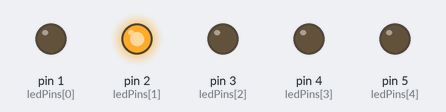
A sketch run on a simulated Arduino Uno, built with avr-gcc and run on an emulated ATmega328P. Parts: output pins drawn as LEDs (lit = HIGH).

Above: at 0.5 s.
At 2.5 s:
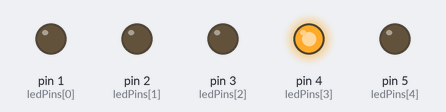
At 4.5 s:
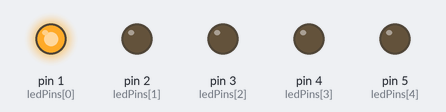
At 6.5 s:
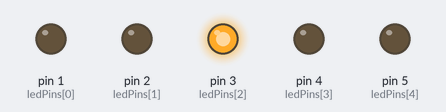
At 8.5 s:
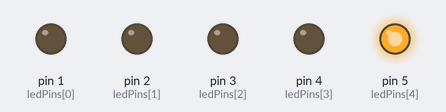
At 11.5 s:
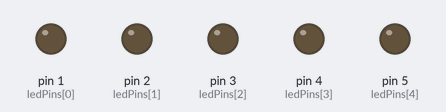
Timing chart, 0 to 13.0 s (numbered marks = the images above):
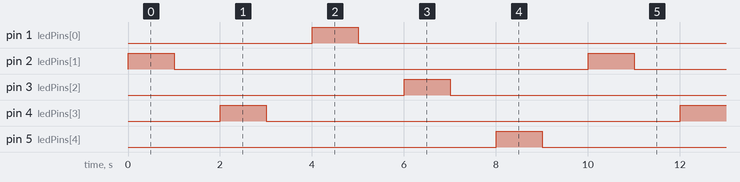

Measured:
- by itself, pin 1 (ledPins[0]), pin 2 (ledPins[1]), pin 3 (ledPins[2]), pin 4 (ledPins[3]), pin 5 (ledPins[4]): alternates HIGH for 1.0 s and LOW for 9.0 s
- by itself, everything shown: repeats every 10.0 s, in 10 steps

The sketch:

lab2.ino.ino
```cpp
const int ledPins[] = {1, 2, 3, 4, 5};
const int numLeds = 5;

void setup() {
  for(int i = 0; i < numLeds; i++) {
    pinMode(ledPins[i], OUTPUT);
  }
}

void loop() {

  for(int i = 0; i < numLeds; i++) {
    if((i + 1) % 2 == 0) {
      digitalWrite(ledPins[i], HIGH);
      delay(1000);
      digitalWrite(ledPins[i], LOW);
      delay(1000);
    }
  }


  for(int i = 0; i < numLeds; i++) {
    if((i + 1) % 2 != 0) {
      digitalWrite(ledPins[i], HIGH);
      delay(1000);
      digitalWrite(ledPins[i], LOW);
      delay(1000);
    }
  }
}
```
